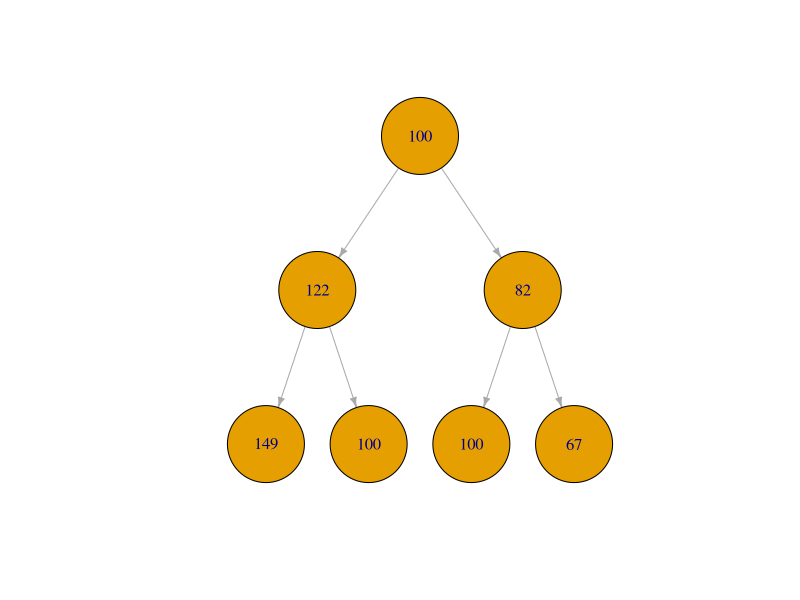
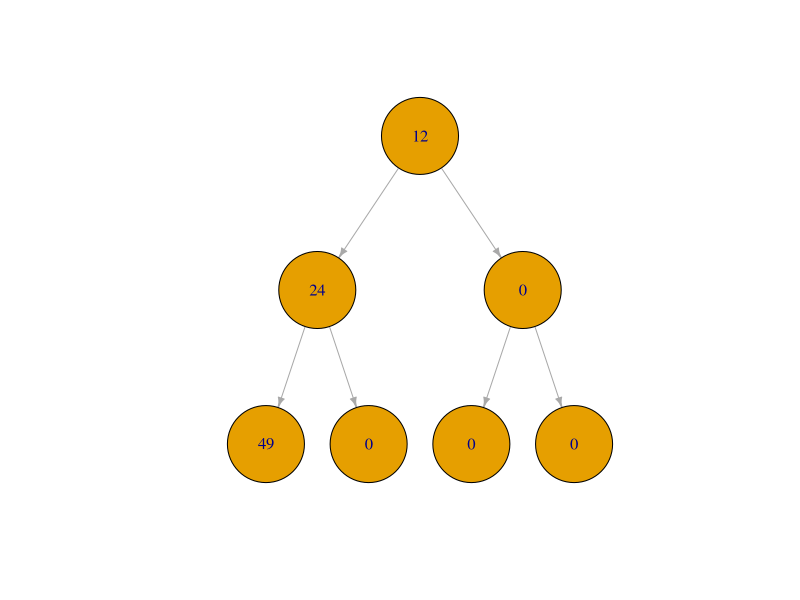

Write R code to recreate these figures, in order.
#Binomial option pricing
#U = exp(volatility)
#D = exp(-volatility)
#p = 0.5 (We have the equal chance of making or losing money)
#Risk free rate = 0.02 => exp(0.02)
#For those who are not familiar with data structure, I deliberately used just array.
#I'll make a new code for those who are familiar with tree data structure

library(igraph)
G <- graph.tree(n=7, children=2) #I'll make a graph whose nodes are 7, and each node has two children
rate <- exp(0.02)
volatility <- 0.2
exercise_price <- 100

a <- NULL
a[1] <- 100 #Time0
a[2] <- 100 * exp(volatility) #Time1 when the stock price goes up
a[3] <- 100 * exp(-volatility) #Time1 when the stock price goes down
a[4] <- a[2] * exp(volatility) #Time2 Up-Up
a[5] <- a[2] * exp(-volatility) #Time2 Up-Down
a[6] <- a[3] * exp(volatility) #Time2 Down-up
a[7] <- a[3] * exp(-volatility) #Time2 Down-down => worst case

V(G)$name <- round(a) #Name of the tree
lay <- layout.reingold.tilford(G) #It's tree. You can try other shape with other layout options
plot(G, layout=lay, vertex.size=50, edge.arrow.size=0.5) #Draw the tree.

#As opposed to the stock price, the option pricing starts out with end nodes (bottom nodes)
#I already explained the logic. Just follow it from one by one.
option_price<-(1:7)
for(i in 4:7) {
  after_option <- a[i] - exercise_price
  
  if( after_option >0 ) {
    option_price[i] <- after_option
  } else {
    option_price[i] <- 0
  }
}

#I assumed that the each case(price up & price down) has an equal chance 50:50
#Let's get an expectation from them
option_price[2]<-(0.5*option_price[4]+0.5*option_price[5])/rate
option_price[3]<-(0.5*option_price[6]+0.5*option_price[7])/rate
option_price[1]<-(0.5*option_price[2]+0.5*option_price[3])/rate

V(G)$name <- round(option_price)
plot(G, layout=lay, vertex.size=50, edge.arrow.size=0.5)

